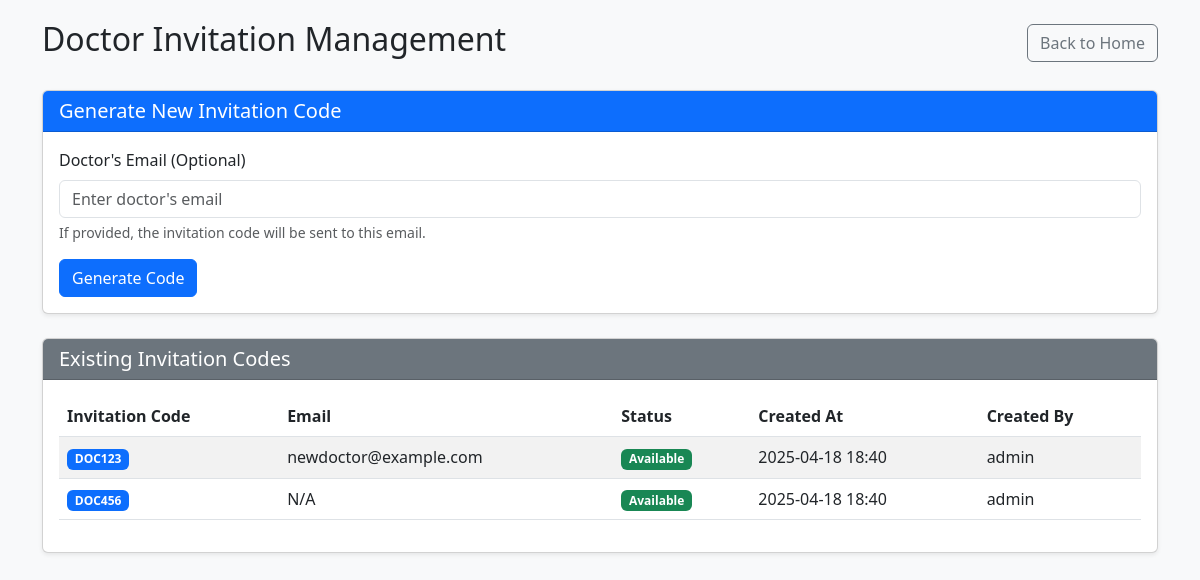
Before: /admin/invites (signed in) with the older database file.
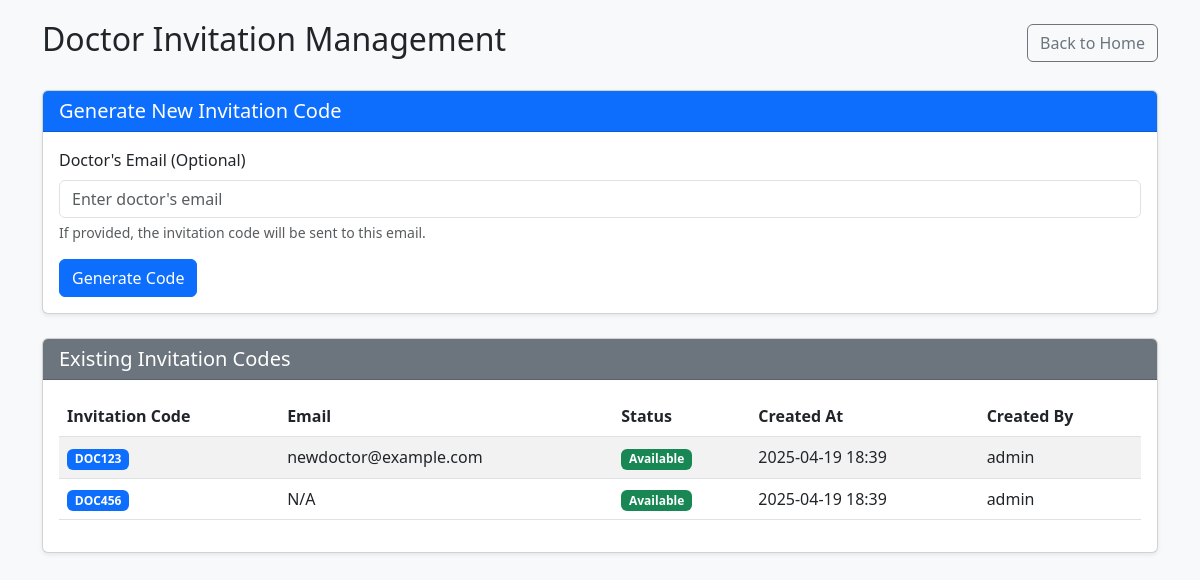
After: the same page with the newer database file.
### app.py (models this page shows)
class DoctorInvite(db.Model):
    id = db.Column(db.Integer, primary_key=True)
    invite_code = db.Column(db.String(20), unique=True, nullable=False)
    email = db.Column(db.String(100), nullable=True)  # Target email (optional)
    is_used = db.Column(db.Boolean, default=False)
    created_at = db.Column(db.DateTime, default=datetime.utcnow)
    created_by = db.Column(db.String(100), nullable=True)  # Admin who created it

### app.py (the view, shortened to what this page needs)
@app.route('/admin/invites', methods=['GET', 'POST'])
def admin_invites():
    if 'user' not in session or session.get('role') != 'admin':
        flash('Access denied. Only admins can access this page.', 'danger')
        return redirect(url_for('home'))
    invites = DoctorInvite.query.order_by(DoctorInvite.created_at.desc()).all()
    return render_template('admin_invites.html', invites=invites)

### app.py (called while the page is built)
@app.context_processor
def utility_processor():
    def get_db():
        return db
    return dict(get_db=get_db)

### templates/admin_invites.html (shortened to what this page needs)
<!DOCTYPE html>
<html lang="en">
<head>
    <link rel="stylesheet" href="https://cdn.jsdelivr.net/npm/bootstrap@5.3.0/dist/css/bootstrap.min.css">
</head>
<body style="background-color: #f8f9fa; padding-top: 20px;">
    <div class="container">
        <div class="d-flex justify-content-between align-items-center mb-4">
            <h2>Doctor Invitation Management</h2>
            <a href="{{ url_for('home') }}" class="btn btn-outline-secondary">Back to Home</a>
        </div>
        <div class="card shadow-sm mb-4">
            <div class="card-header bg-primary text-white">
                <h5 class="mb-0">Generate New Invitation Code</h5>
            </div>
            <div class="card-body">
                <form method="POST">
                    <div class="mb-3">
                        <label for="email" class="form-label">Doctor's Email (Optional)</label>
                        <input type="email" class="form-control" id="email" name="email" placeholder="Enter doctor's email">
                        <div class="form-text">If provided, the invitation code will be sent to this email.</div>
                    </div>
                    <button type="submit" class="btn btn-primary">Generate Code</button>
                </form>
            </div>
        </div>
        <div class="card shadow-sm">
            <div class="card-header bg-secondary text-white">
                <h5 class="mb-0">Existing Invitation Codes</h5>
            </div>
            <div class="card-body">
                <div class="table-responsive">
                    <table class="table table-striped table-hover">
                        <thead>
                            <tr>
                                <th>Invitation Code</th>
                                <th>Email</th>
                                <th>Status</th>
                                <th>Created At</th>
                                <th>Created By</th>
                            </tr>
                        </thead>
                        <tbody>
                            {% if invites %}
                                {% for invite in invites %}
                                <tr>
                                    <td><span class="badge bg-primary">{{ invite.invite_code }}</span></td>
                                    <td>{{ invite.email or 'N/A' }}</td>
                                    <td>
                                        {% if invite.is_used %}
                                            <span class="badge bg-secondary">Used</span>
                                        {% else %}
                                            <span class="badge bg-success">Available</span>
                                        {% endif %}
                                    </td>
                                    <td>{{ invite.created_at.strftime('%Y-%m-%d %H:%M') }}</td>
                                    <td>{{ invite.created_by }}</td>
                                </tr>
                                {% endfor %}
                            {% else %}
                                <tr>
                                    <td colspan="5" class="text-center">No invitation codes generated yet.</td>
                                </tr>
                            {% endif %}
                        </tbody>
                    </table>
                </div>
            </div>
        </div>
    </div>
</body>
</html>

### templates/admin_invites.html (style rules this page uses)
body { opacity: 0; transition: opacity 0.5s ease-in-out; }
.btn { transition: all 0.3s ease-in-out; }

Changed rows visible on the page:
changed DoctorInvite "newdoctor@example.com": created_at "2025-04-18 18:40" → "2025-04-19 18:39"
changed DoctorInvite "DOC456": created_at "2025-04-18 18:40" → "2025-04-19 18:39"
